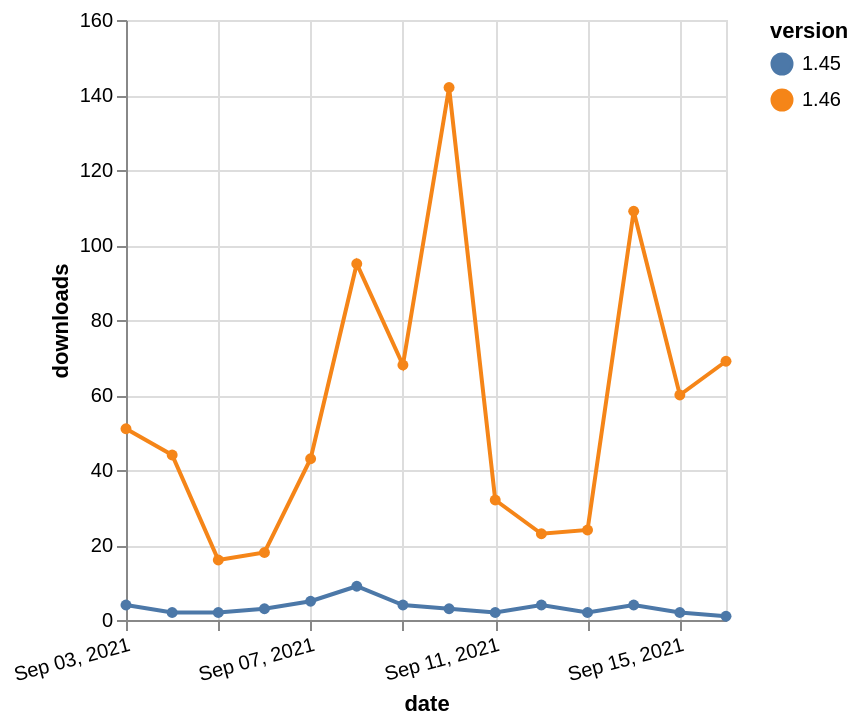

Vega-Lite specification for this chart:
### Vega-Lite specification from a JSON file in a GitHub repository (floating-point values rounded to 4 significant figures)
{"$schema": "https://vega.github.io/schema/vega-lite/v5.json", "description": "A simple bar chart with embedded data.", "data": {"values": [{"date": "2021-09-03", "total": 20495, "delta": 4, "version": "1.45"}, {"date": "2021-09-04", "total": 20497, "delta": 2, "version": "1.45"}, {"date": "2021-09-05", "total": 20499, "delta": 2, "version": "1.45"}, {"date": "2021-09-06", "total": 20502, "delta": 3, "version": "1.45"}, {"date": "2021-09-07", "total": 20507, "delta": 5, "version": "1.45"}, {"date": "2021-09-08", "total": 20516, "delta": 9, "version": "1.45"}, {"date": "2021-09-09", "total": 20520, "delta": 4, "version": "1.45"}, {"date": "2021-09-10", "total": 20523, "delta": 3, "version": "1.45"}, {"date": "2021-09-11", "total": 20525, "delta": 2, "version": "1.45"}, {"date": "2021-09-12", "total": 20529, "delta": 4, "version": "1.45"}, {"date": "2021-09-13", "total": 20531, "delta": 2, "version": "1.45"}, {"date": "2021-09-14", "total": 20535, "delta": 4, "version": "1.45"}, {"date": "2021-09-15", "total": 20537, "delta": 2, "version": "1.45"}, {"date": "2021-09-16", "total": 20538, "delta": 1, "version": "1.45"}, {"date": "2021-09-03", "total": 60751, "delta": 51, "version": "1.46"}, {"date": "2021-09-04", "total": 60795, "delta": 44, "version": "1.46"}, {"date": "2021-09-05", "total": 60811, "delta": 16, "version": "1.46"}, {"date": "2021-09-06", "total": 60829, "delta": 18, "version": "1.46"}, {"date": "2021-09-07", "total": 60872, "delta": 43, "version": "1.46"}, {"date": "2021-09-08", "total": 60967, "delta": 95, "version": "1.46"}, {"date": "2021-09-09", "total": 61035, "delta": 68, "version": "1.46"}, {"date": "2021-09-10", "total": 61177, "delta": 142, "version": "1.46"}, {"date": "2021-09-11", "total": 61209, "delta": 32, "version": "1.46"}, {"date": "2021-09-12", "total": 61232, "delta": 23, "version": "1.46"}, {"date": "2021-09-13", "total": 61256, "delta": 24, "version": "1.46"}, {"date": "2021-09-14", "total": 61365, "delta": 109, "version": "1.46"}, {"date": "2021-09-15", "total": 61425, "delta": 60, "version": "1.46"}, {"date": "2021-09-16", "total": 61494, "delta": 69, "version": "1.46"}]}, "width": "container", "mark": {"type": "line", "point": {"filled": true}}, "encoding": {"x": {"field": "date", "type": "temporal", "timeUnit": "yearmonthdate", "title": "date", "axis": {"labelAngle": -15}}, "y": {"field": "delta", "type": "quantitative", "title": "downloads"}, "color": {"field": "version", "type": "nominal"}, "tooltip": {"field": "delta"}}}
